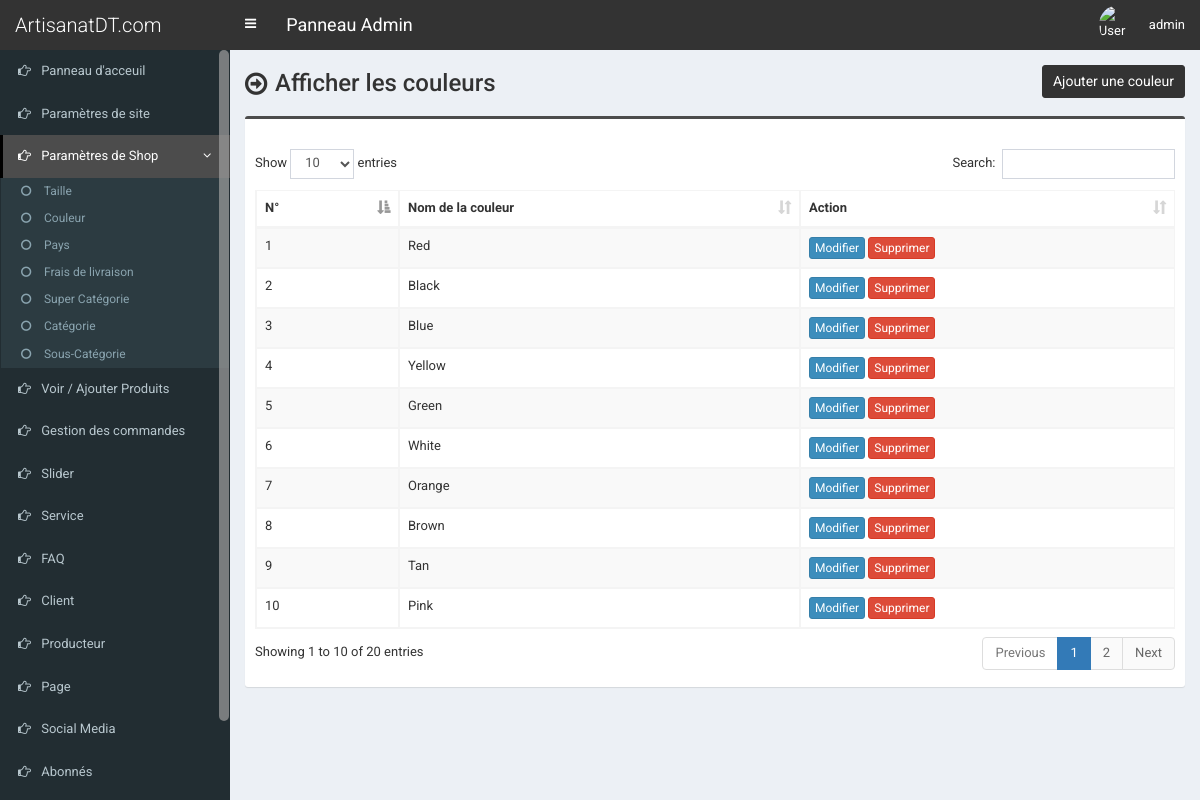
/admin/color.php (signed in), run on the app's committed database.
### tables this page shows
CREATE TABLE IF NOT EXISTS `tbl_color` (
  `color_id` int NOT NULL AUTO_INCREMENT,
  `color_name` varchar(255) NOT NULL,
  PRIMARY KEY (`color_id`)
);

### admin/color.php (the view, shortened to what this page needs)
<?php require_once('header.php'); ?>
<section class="content-header">
	<div class="content-header-left">
		<h1>Afficher les couleurs</h1>
	</div>
	<div class="content-header-right">
		<a href="color-add.php" class="btn btn-primary btn-sm">Ajouter une couleur</a>
	</div>
</section>
<section class="content">
  <div class="row">
    <div class="col-md-12">
      <div class="box box-info">
        <div class="box-body table-responsive">
          <table id="example1" class="table table-bordered table-striped">
			<thead>
			    <tr>
			        <th>N°</th>
			        <th>Nom de la couleur</th>
			        <th>Action</th>
			    </tr>
			</thead>
            <tbody>
            	<?php
            	$i=0;
            	$statement = $pdo->prepare("SELECT * FROM tbl_color ORDER BY color_id ASC");
            	$statement->execute();
            	$result = $statement->fetchAll(PDO::FETCH_ASSOC);
            	foreach ($result as $row) {
            		$i++;
            		?>
					<tr>
	                    <td><?php echo $i; ?></td>
	                    <td><?php echo $row['color_name']; ?></td>
	                    <td>
	                        <a href="color-edit.php?id=<?php echo $row['color_id']; ?>" class="btn btn-primary btn-xs">Modifier</a>
	                        <a href="#" class="btn btn-danger btn-xs" data-href="color-delete.php?id=<?php echo $row['color_id']; ?>" data-toggle="modal" data-target="#confirm-delete">Supprimer</a>
	                    </td>
	                </tr>
            		<?php
            	}
            	?>
            </tbody>
          </table>
        </div>
      </div>
</section>
<?php require_once('footer.php'); ?>

### admin/style.css (style rules this page uses)
body { font-size: 13px; font-family: 'Roboto', sans-serif; }
.content-header>h1, .content-header .content-header-left h1 { font-family: 'Roboto', sans-serif; }
.box-info { padding-top: 20px; }
.content-header { overflow: hidden; }
.content-header .content-header-left { float: left; padding-top: 5px; }
.content-header .content-header-right { float: right; }
.content-header .content-header-left h1 { margin-top: 0; margin-bottom: 0; padding-left: 30px; padding-bottom: 5px; font-size: 24px; position: relative; }
.content-header .content-header-left h1:before { position: absolute; top: 0; left: 0; font-family: 'FontAwesome', sans-serif; font-size: 26px; content: '\f18e'; }
.content-header .content-header-right a { position: relative; font-size: 14px; }
.box.box-info { border-top-color: #4c4c4c; }
.content-header .content-header-right a { background-color: #333333; border-color: #333333; }

### data on the page
tbl_color: color_name "Red"
tbl_color: color_name "Black"
tbl_color: color_name "Blue"
tbl_color: color_name "Yellow"
tbl_color: color_name "Green"
tbl_color: color_name "White"
tbl_color: color_name "Orange"
tbl_color: color_name "Brown"
tbl_color: color_name "Tan"
tbl_color: color_name "Pink"

### other printed values
$_SESSION['user']['full_name'] "admin"
